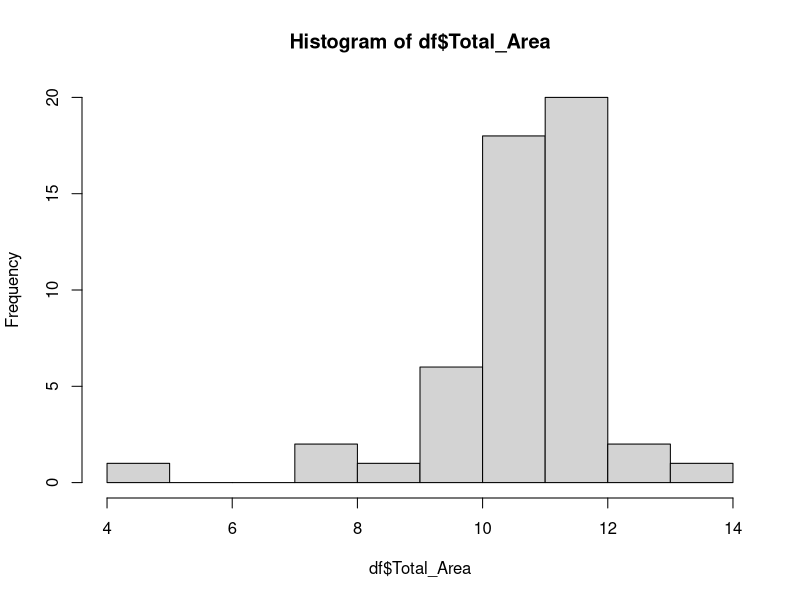
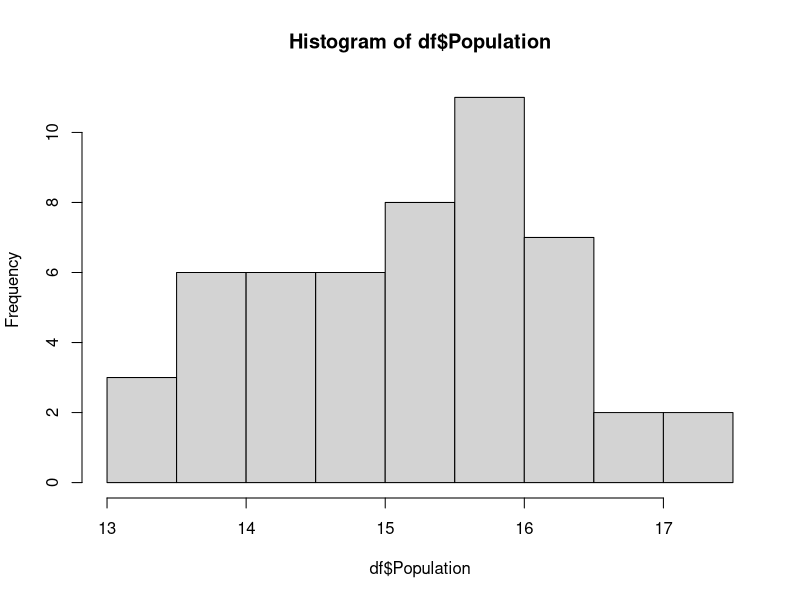
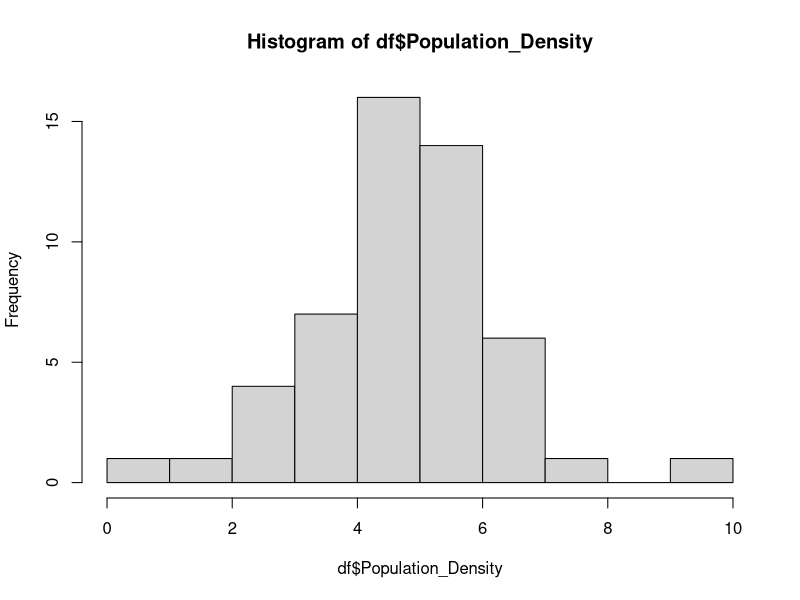
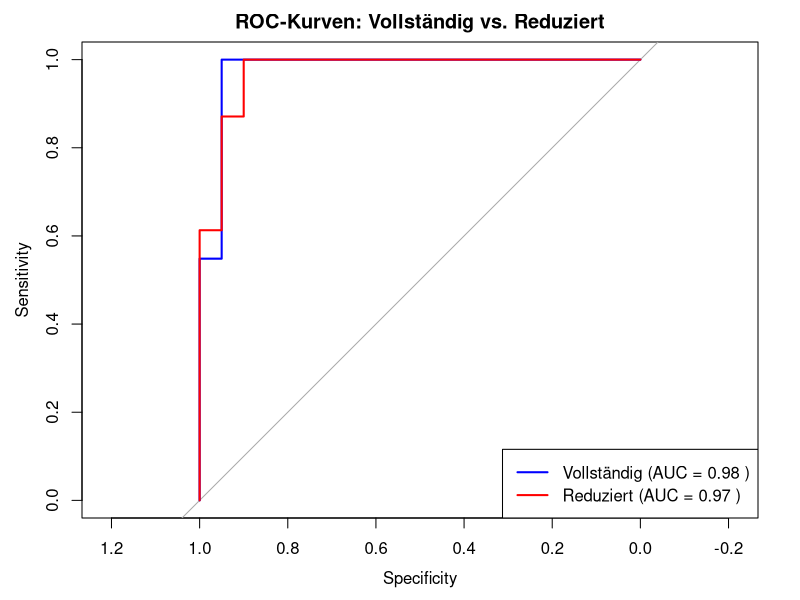

R code for these plots, in order:
# Laden der notwendigen Pakete
library(pROC) # ROC-Kurvenanalyse und AUC-Berechnung
library(caret) # Kreuzvalidierung und Vergleich von Modellen

df <- read.csv("US_election_2024.csv", sep = ";", dec = ",")
head(df)
str(df)

dim(df)
#51 11

summary(df)
#keine NA Werte

#Deskriptive Analyse

table(df$State)
#Eine Beobachung aus jedem Staat

table(df$Leading_Candidate)
# Harris  Trump 
# 20     31 

#Statistische Kennwerte für kardinal stetig skalierte Variablen
num_stat <- function(data) {
  var_name <- variable.names(df[3:10])
  result <- matrix(NA, nrow = length(data), ncol = 8)
  colnames(result) <- c("Merkmal", "min", "q0.25", "q0.5", 
                        "Arith. Mittel", "q0.75", "max", "sd")
  for(i in 1:length(data)) {
    var_data <- data[[i]]
    
    q1 <- quantile(var_data, 0.25, type = 2)
    q3 <- quantile(var_data, 0.75, type = 2)
    
    result[i, 1] <- var_name[i]
    result[i, 2] <- sprintf("%.3f", min(var_data))
    result[i, 3] <- sprintf("%.3f", q1)
    result[i, 4] <- sprintf("%.3f", median(var_data))
    result[i, 5] <- sprintf("%.3f", mean(var_data))
    result[i, 6] <- sprintf("%.3f", q3)
    result[i, 7] <- sprintf("%.3f", max(var_data))
    result[i, 8] <- sprintf("%.3f", sd(var_data))
  } 
  return(as.data.frame(result))
}
num_stat(df[,3:10])

# Datenaufbereitung
df$Total_Area <- log(df$Total_Area)
print(df$Total_Area)
hist(df$Total_Area)

df$Population <- log(df$Population)
print(df$Population)
hist(df$Population)

df$Population_Density <- log(df$Population_Density)
print(df$Population_Density)
hist(df$Population_Density)

################################################################################

# Aufgabe 1 - die Zielvariable Leading_Candidate modellieren
# Harris = 0, Trump = 1 kodieren (da wir Logistische Regression verwenden, 
# muss die Zielvariable numerisch sein und als 0 und 1 kodiert werden)
df$Leading_Candidate <- ifelse(df$Leading_Candidate == "Harris", 0, 1)
df$Leading_Candidate <- as.factor(df$Leading_Candidate)

# Logistische Regression
Modell_voll <- glm(df$Leading_Candidate ~ df$Total_Area + df$Population
                   + df$Median_Age + df$Birth_Rate + df$HDI + df$Unemployment_Rate + df$Median_Rent
                   + df$Health_Insurance_Coverage, family = binomial)

# Ergebnisse anzeigen
summary(Modell_voll)

# Call:
#   glm(formula = df$Leading_Candidate ~ df$Total_Area + df$Population + 
#         df$Median_Age + df$Birth_Rate + df$HDI + df$Unemployment_Rate + 
#         df$Median_Rent + df$Health_Insurance_Coverage, family = binomial)
# 
# Coefficients:
#   Estimate Std. Error z value Pr(>|z|)
# (Intercept)                   1.325e+02  8.332e+01   1.590    0.112
# df$Total_Area                 1.060e+00  1.495e+00   0.709    0.478
# df$Population                 1.667e+00  1.071e+00   1.557    0.119
# df$Median_Age                -2.686e-01  5.962e-01  -0.450    0.652
# df$Birth_Rate                 5.353e-02  2.768e-01   0.193    0.847
# df$HDI                       -6.299e+01  6.179e+01  -1.019    0.308
# df$Unemployment_Rate         -2.392e+02  1.733e+02  -1.381    0.167
# df$Median_Rent               -7.343e-03  5.643e-03  -1.301    0.193
# df$Health_Insurance_Coverage -9.046e+01  6.638e+01  -1.363    0.173
# 
# (Dispersion parameter for binomial family taken to be 1)
# 
# Null deviance: 68.310  on 50  degrees of freedom
# Residual deviance: 16.198  on 42  degrees of freedom
# AIC: 34.198
# 
# Number of Fisher Scoring iterations: 8

################################################################################
# Aufgabe 2

# Schrittweise Selektion basierend auf AIC
# Durchführung der Schrittweisen Selektion (beide Richtungen)
Modell_reduziert <- step(Modell_voll, direction = "both", trace = 0)

# Zusammenfassung des ausgewählten Modells
summary(Modell_reduziert)

# Call:
#   glm(formula = df$Leading_Candidate ~ df$Population + df$Median_Age + 
#         df$Unemployment_Rate + df$Median_Rent + df$Health_Insurance_Coverage, 
#       family = binomial)
# 
# Coefficients:
#   Estimate Std. Error z value Pr(>|z|)   
# (Intercept)                   1.431e+02  5.250e+01   2.725  0.00642 **
# df$Population                 1.672e+00  9.192e-01   1.819  0.06887 . 
# df$Median_Age                -3.783e-01  2.961e-01  -1.278  0.20129   
# df$Unemployment_Rate         -1.818e+02  1.274e+02  -1.427  0.15345   
# df$Median_Rent               -1.163e-02  4.348e-03  -2.676  0.00745 **
# df$Health_Insurance_Coverage -1.404e+02  5.540e+01  -2.534  0.01126 * 
#   ---
#   Signif. codes:  0 ‘***’ 0.001 ‘**’ 0.01 ‘*’ 0.05 ‘.’ 0.1 ‘ ’ 1
# 
# (Dispersion parameter for binomial family taken to be 1)
# 
# Null deviance: 68.310  on 50  degrees of freedom
# Residual deviance: 17.524  on 45  degrees of freedom
# AIC: 29.524
# 
# Number of Fisher Scoring iterations: 8

# Konfidenzintervalle der Koeffizienten
confint.default(Modell_reduziert)
#                                       2.5 %        97.5 %
#  (Intercept)                    40.18578546 245.969897615
#  df$Population                  -0.12929658   3.473717303
#  df$Median_Age                  -0.95863441   0.201945736
#  df$Unemployment_Rate         -431.53963693  67.841629156
#  df$Median_Rent                 -0.02015508  -0.003113086
#  df$Health_Insurance_Coverage -248.97290664 -31.820859017

# Vergleich der Modelle anhand von AIC
cat("AIC des vollständigen Modells:", AIC(Modell_voll), "\n")
# AIC des vollständigen Modells: 34.19821 

cat("AIC des reduzierten Modells:", AIC(Modell_reduziert), "\n")
# AIC des reduzierten Modells: 29.5241 

###############################################################################
#Aufgabe 3
set.seed(123456)
levels(df$Leading_Candidate) <- c("Harris", "Trump")

# Alle erklärenden Variablen
formula_full <- Leading_Candidate ~ Total_Area + Population +
  Median_Age + Birth_Rate + HDI + Unemployment_Rate +
  Median_Rent + Health_Insurance_Coverage

# Reduziertes Modell (basierend auf stepwise AIC)
formula_reduced <- Leading_Candidate ~ Population + Median_Age +
  Unemployment_Rate + Median_Rent + Health_Insurance_Coverage

# TrainControl für die Kreuzvalidierung mit ROC und AUC
train_control <- trainControl(
  method = "cv",          # 10-fache Kreuzvalidierung
  number = 10,            # Anzahl der Folds
  classProbs = TRUE,      # Berechnung der Klassenwahrscheinlichkeiten
  summaryFunction = twoClassSummary,
  savePredictions = "final" # Berechnung von ROC und AUC
)

# Vollständiges Modell (Modell mit allen Variablen)
cv_full_model <- train(
  formula_full,
  data = df,
  method = "glm",
  family = "binomial",
  trControl = train_control,
  metric = "ROC" # Optimierung basierend auf ROC
)

# Reduziertes Modell (Modell mit ausgewählten Variablen)
cv_reduced_model <- train(
  formula_reduced,
  data = df,
  method = "glm",
  family = "binomial",
  trControl = train_control,
  metric = "ROC"
)

# Vorhersagen für die ROC-Kurven erstellen
pred_full <- predict(cv_full_model$finalModel, newdata = df, type = "response")
pred_reduced <- predict(cv_reduced_model$finalModel, newdata = df, type = "response")

# ROC-Kurven berechnen
roc_full <- roc(df$Leading_Candidate, pred_full)
roc_reduced <- roc(df$Leading_Candidate, pred_reduced)

# AUC-Werte berechnen
auc_full <- auc(roc_full)
auc_reduced <- auc(roc_reduced)

# ROC-Kurven visualisieren
plot(roc_full, col = "blue", lwd = 2, main = "ROC-Kurven: Vollständig vs. Reduziert")
lines(roc_reduced, col = "red", lwd = 2)
legend("bottomright", legend = c(paste("Vollständig (AUC =", round(auc_full, 2), ")"),
                                 paste("Reduziert (AUC =", round(auc_reduced, 2), ")")),
       col = c("blue", "red"), lwd = 2)

# AUC-Werte ausgeben
cat("AUC des vollständigen Modells:", auc_full, "\n")
cat("AUC des reduzierten Modells:", auc_reduced, "\n")

# Ergebnisse der Kreuzvalidierung
cat("ROC aus der Kreuzvalidierung (vollständig):", max(cv_full_model$results$ROC), "\n")
cat("ROC aus der Kreuzvalidierung (reduziert):", max(cv_reduced_model$results$ROC), "\n")
